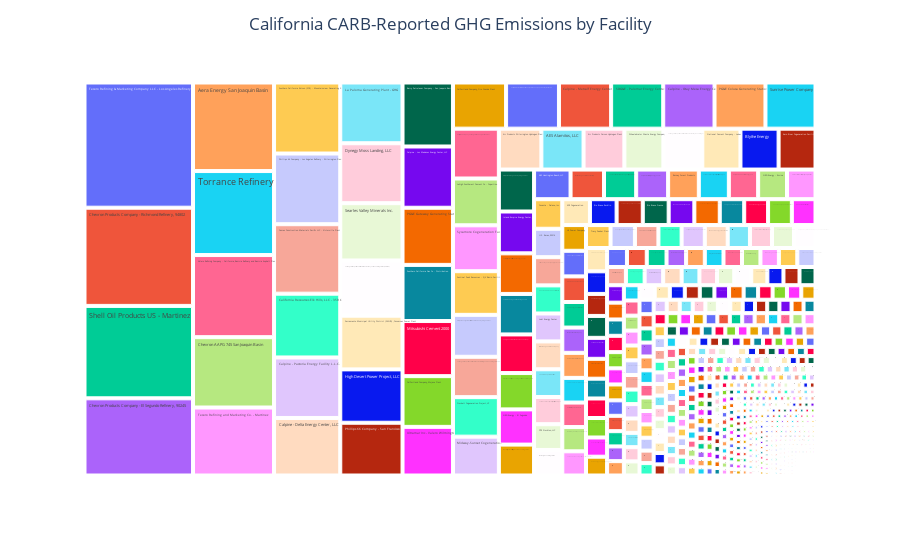

Notebook code for this chart:
### Code cell
temp = df.groupby('Facility')['Total GHG'].sum().reset_index()
fig = px.treemap(temp,path = ['Facility'],values = 'Total GHG')
fig.update_layout(title='California CARB-Reported GHG Emissions by Facility',title_x=0.5)
fig.show()

### Figure 1 — Plotly figure (JSON) as saved in the notebook; plotly's stock layout.template omitted (floating-point values rounded to 4 significant figures; data arrays with more than 128 entries replaced by an {"elided": "..."} marker saying what was removed)
{"data": [{"branchvalues": "total", "domain": {"x": [0, 1], "y": [0, 1]}, "hovertemplate": "labels=%{label}<br>Total GHG=%{value}<br>parent=%{parent}<br>id=%{id}<extra></extra>", "ids": {"elided": "812 str values"}, "labels": {"elided": "812 str values"}, "name": "", "parents": {"elided": "812 str values"}, "type": "treemap", "values": {"elided": "812 int values"}}], "layout": {"legend": {"tracegroupgap": 0}, "margin": {"t": 60}, "title": {"text": "California CARB-Reported GHG Emissions by Facility", "x": 0.5}}}
